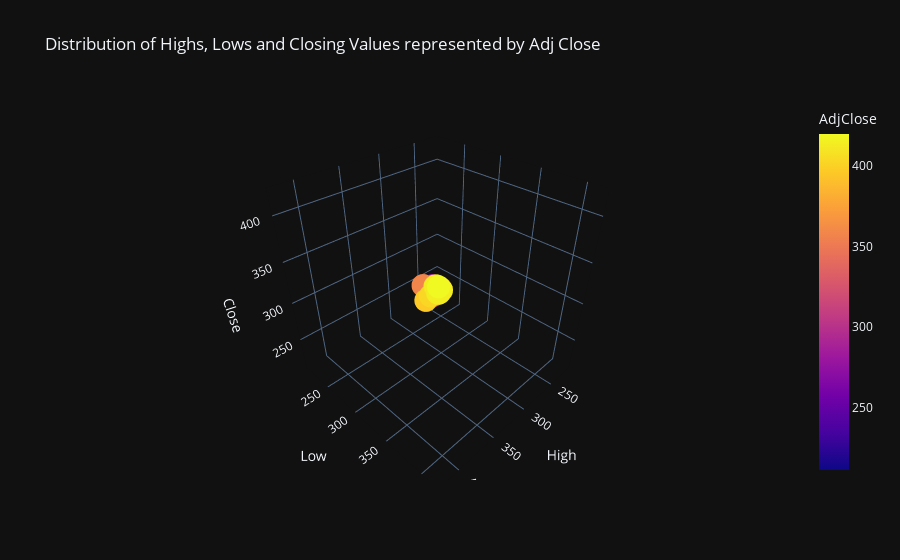

The notebook cell saved with this chart:
### Code cell
# 3D scatter plot
fig = px.scatter_3d(bill_df, x='High', y='Low', z='Close',
              color='AdjClose', template = 'plotly_dark', title = 'Distribution of Highs, Lows and Closing Values represented by Adj Close')
fig.show()

### Figure 1 — Plotly figure (JSON) as saved in the notebook; plotly's stock layout.template omitted (floating-point values rounded to 4 significant figures; data arrays with more than 128 entries replaced by an {"elided": "..."} marker saying what was removed)
{"data": [{"hovertemplate": "High=%{x}<br>Low=%{y}<br>Close=%{z}<br>AdjClose=%{marker.color}<extra></extra>", "legendgroup": "", "marker": {"color": {"elided": "566 float values"}, "coloraxis": "coloraxis", "symbol": "circle"}, "mode": "markers", "name": "", "scene": "scene", "showlegend": false, "type": "scatter3d", "x": {"elided": "566 float values"}, "y": {"elided": "566 float values"}, "z": {"elided": "566 float values"}}], "layout": {"coloraxis": {"colorbar": {"title": {"text": "AdjClose"}}, "colorscale": [[0, "#0d0887"], [0.1111, "#46039f"], [0.2222, "#7201a8"], [0.3333, "#9c179e"], [0.4444, "#bd3786"], [0.5556, "#d8576b"], [0.6667, "#ed7953"], [0.7778, "#fb9f3a"], [0.8889, "#fdca26"], [1, "#f0f921"]]}, "legend": {"tracegroupgap": 0}, "scene": {"domain": {"x": [0, 1], "y": [0, 1]}, "xaxis": {"title": {"text": "High"}}, "yaxis": {"title": {"text": "Low"}}, "zaxis": {"title": {"text": "Close"}}}, "title": {"text": "Distribution of Highs, Lows and Closing Values represented by Adj Close"}}}
